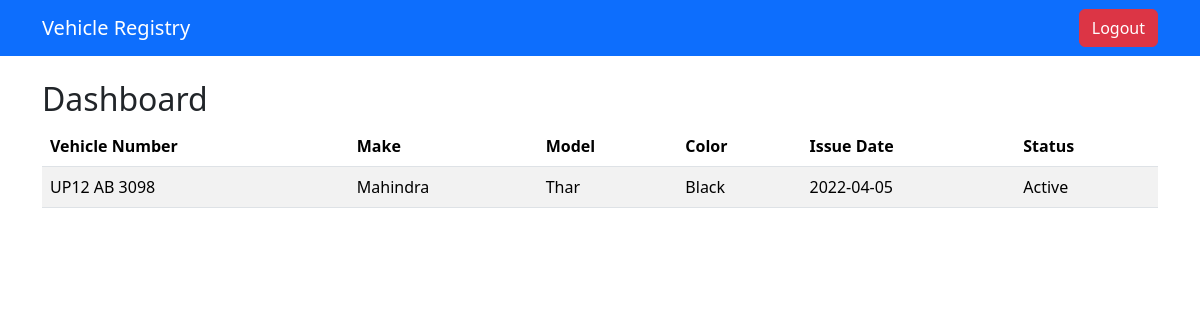
Page /dashboard (signed in) on the committed database.
### app/models.py (models this page shows)
class Vehicle(db.Model):
    id = db.Column(db.Integer, primary_key=True)
    vehicle_number = db.Column(db.String(50), unique=True, nullable=False)
    make = db.Column(db.String(50))
    model = db.Column(db.String(50))
    color = db.Column(db.String(50))
    issue_date = db.Column(db.Date, default=datetime.utcnow)
    registration_status = db.Column(db.String(20), default='Active')
    owner_id = db.Column(db.Integer, db.ForeignKey('user.id'), nullable=False)
    franchise_id = db.Column(db.Integer, db.ForeignKey('franchise.id'), nullable=False)

### app/routes.py (the view)
@main.route('/dashboard')
@login_required
def dashboard():
    if current_user.role == 'owner':
        vehicles = Vehicle.query.filter_by(franchise_id=current_user.franchise_id).all()
    else:
        vehicles = Vehicle.query.filter_by(owner_id=current_user.id).all()
    return render_template('dashboard.html', vehicles=vehicles)

### app/routes.py (called while the page is built)
@login_manager.user_loader
def load_user(user_id):
    return User.query.get(int(user_id))

### app/templates/dashboard.html (shortened to what this page needs)
{% extends 'base.html' %}
{% block content %}
<h2>Dashboard</h2>
<table class="table table-striped">
    <thead>
        <tr>
            <th>Vehicle Number</th>
            <th>Make</th>
            <th>Model</th>
            <th>Color</th>
            <th>Issue Date</th>
            <th>Status</th>
        </tr>
    </thead>
    <tbody>
        {% for vehicle in vehicles %}
        <tr>
            <td>{{ vehicle.vehicle_number }}</td>
            <td>{{ vehicle.make }}</td>
            <td>{{ vehicle.model }}</td>
            <td>{{ vehicle.color }}</td>
            <td>{{ vehicle.issue_date }}</td>
            <td>{{ vehicle.registration_status }}</td>
        </tr>
        {% endfor %}
    </tbody>
</table>
{% endblock %}

### rows in the picture
Vehicle: vehicle_number "UP12 AB 3098", make "Mahindra", model "Thar", color "Black", issue_date "2022-04-05", registration_status "Active"
